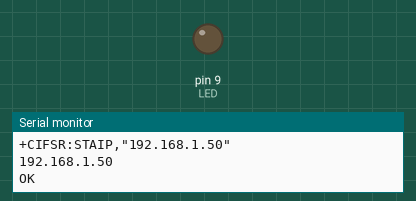
Recording of a sketch running on a simulated Arduino Uno, built with avr-gcc and run on an emulated ATmega328P. Parts: output pins drawn as LEDs (lit = HIGH), the last lines printed to the serial monitor. The modem accepts every AT command (registered, SIM ready, sends succeed) and sends nothing else.

Above: at 1.1 s.
At 2.2 s:
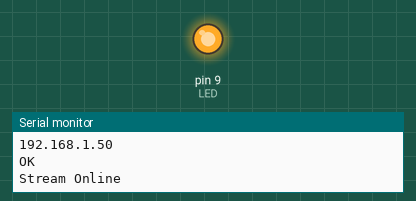
Timing chart, 0 to 3.7 s (numbered marks = the images above):
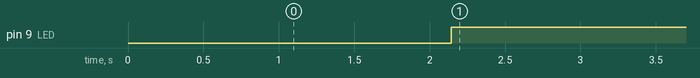

The sketch:

P22_ThinkSpeakTwitch.ino
```cpp
/*
Thingspeak - Twitch
Cange SSID and PASSWORD and ThingHTTP
*/

#define SSID "[Your SSID]"
#define PASSWORD "[Your Password]"

#define ThingHTTP "[Your Key]"

#define LED 9

#define LED_WLAN 13

#define DEBUG true

#include <SoftwareSerial.h>
SoftwareSerial esp8266(11, 12); // RX, TX

const byte thingPost[] PROGMEM = {
  "POST *URL* HTTP/1.1\nHost: api.thingspeak.com\nConnection: close\nContent-Type: application/x-www-form-urlencoded\nContent-Length: *LEN*\n\n*APPEND*\n\0"
};


void setup() {
  Serial.begin(19200);
  esp8266.begin(19200);

  if (!espConfig()) serialDebug();
  else digitalWrite(LED_WLAN, HIGH);

  pinMode(LED, OUTPUT);
}

void loop() {
  int vOnline = getThingSpekaHttp("api.thingspeak.com", "/apps/thinghttp/send_request?api_key=" + String(ThingHTTP));

  if (vOnline > 0) debug("Stream Online");
  else debug("Stream Offline");

  digitalWrite(LED, vOnline);
  delay(60000);
}

int getThingSpekaHttp(String Host, String Subpage)
{
  boolean success = true;

  success &= sendCom("AT+CIPSTART=\"TCP\",\"" + Host + "\",80", "OK");
  String getRequest = "GET " + Subpage + " HTTP/1.1\r\nHost:" + Host + "\r\n";
  success &= sendCom("AT+CIPSEND=" + String(getRequest.length() + 2), ">");

  esp8266.println(getRequest);

  if (esp8266.find("+IPD"))
  {
    if (esp8266.find("\r\n\r\n"))
    {
      esp8266.parseInt();
      return esp8266.parseInt();
    }
  }
}

//-----------------------------------------ThingsSpeak Functions------------------------------------

boolean sendThingPost(String key, int value)
{
  boolean success = true;
  String  Host = "api.thingspeak.com";
  String msg = "field1=" + String(value);
  success &= sendCom("AT+CIPSTART=\"TCP\",\"" + Host + "\",80", "OK");

  String postRequest = createThingPost("/update", key, msg);

  if (sendCom("AT+CIPSEND=" + String(postRequest.length()), ">"))
  {
    esp8266.print(postRequest);
    esp8266.find("SEND OK");
    if (!esp8266.find("CLOSED")) success &= sendCom("AT+CIPCLOSE", "OK");
  }
  else
  {
    success = false;
  }
  return success;
}

String createThingPost(String url, String key, String msg)
{
  String xBuffer;

  for (int i = 0; i <= sizeof(thingPost); i++)
  {
    char myChar = pgm_read_byte_near(thingPost + i);
    xBuffer += myChar;
  }

  String append = "api_key=" + key + "&" + msg;
  xBuffer.replace("*URL*", url);
  xBuffer.replace("*LEN*", String( append.length()));
  xBuffer.replace("*APPEND*", append);

  return xBuffer;
}

String createThingGet(String url, String key)
{
  String xBuffer;

  for (int i = 0; i <= sizeof(thingPost); i++)
  {
    char myChar = pgm_read_byte_near(thingPost + i);
    xBuffer += myChar;
  }

  String append = "api_key=" + key;
  xBuffer.replace("POST", "GET");
  xBuffer.replace("*URL*", url);
  xBuffer.replace("*LEN*", String( append.length()));
  xBuffer.replace("*APPEND*", append);

  return xBuffer;
}

String createThingGet(String url, String key, String msg)
{
  String xBuffer;

  for (int i = 0; i <= sizeof(thingPost); i++)
  {
    char myChar = pgm_read_byte_near(thingPost + i);
    xBuffer += myChar;
  }

  String append = "api_key=" + key + "&" + msg;

  xBuffer.replace("POST", "GET");
  xBuffer.replace("*URL*", url);
  xBuffer.replace("*LEN*", String( append.length()));
  xBuffer.replace("*APPEND*", append);

  return xBuffer;
}

//-----------------------------------------Config ESP8266------------------------------------

boolean espConfig()
{
  boolean success = true;
  esp8266.setTimeout(5000);
  success &= sendCom("AT+RST", "ready");
  esp8266.setTimeout(1000);

  if (configStation(SSID, PASSWORD)) {
    success &= true;
    debug("WLAN Connected");
    debug("My IP is:");
    debug(sendCom("AT+CIFSR"));
  }
  else
  {
    success &= false;
  }
  //shorter Timeout for faster wrong UPD-Comands handling
  success &= sendCom("AT+CIPMUX=0", "OK");
  success &= sendCom("AT+CIPMODE=0", "OK");

  return success;
}

boolean configTCPServer()
{
  boolean success = true;

  success &= (sendCom("AT+CIPMUX=1", "OK"));
  success &= (sendCom("AT+CIPSERVER=1,80", "OK"));

  return success;

}

boolean configTCPClient()
{
  boolean success = true;

  success &= (sendCom("AT+CIPMUX=0", "OK"));
  //success &= (sendCom("AT+CIPSERVER=1,80", "OK"));

  return success;

}


boolean configStation(String vSSID, String vPASSWORT)
{
  boolean success = true;
  success &= (sendCom("AT+CWMODE=1", "OK"));
  esp8266.setTimeout(20000);
  success &= (sendCom("AT+CWJAP=\"" + String(vSSID) + "\",\"" + String(vPASSWORT) + "\"", "OK"));
  esp8266.setTimeout(1000);
  return success;
}

boolean configAP()
{
  boolean success = true;

  success &= (sendCom("AT+CWMODE=2", "OK"));
  success &= (sendCom("AT+CWSAP=\"NanoESP\",\"\",5,0", "OK"));

  return success;
}

boolean configUDP()
{
  boolean success = true;

  success &= (sendCom("AT+CIPMODE=0", "OK"));
  success &= (sendCom("AT+CIPMUX=0", "OK"));
  success &= sendCom("AT+CIPSTART=\"UDP\",\"192.168.255.255\",90,91,2", "OK"); //Importand Boradcast...Reconnect IP
  return success;
}


//-----------------------------------------------Controll ESP-----------------------------------------------------

boolean sendUDP(String Msg)
{
  boolean success = true;

  success &= sendCom("AT+CIPSEND=" + String(Msg.length() + 2), ">");    //+",\"192.168.4.2\",90", ">");
  if (success)
  {
    success &= sendCom(Msg, "OK");
  }
  return success;
}


boolean sendCom(String command, char respond[])
{
  esp8266.println(command);
  if (esp8266.findUntil(respond, "ERROR"))
  {
    return true;
  }
  else
  {
    debug("ESP SEND ERROR: " + command);
    return false;
  }
}

String sendCom(String command)
{
  esp8266.println(command);
  return esp8266.readString();
}


//-------------------------------------------------Debug Functions------------------------------------------------------
void serialDebug() {
  while (true)
  {
    if (esp8266.available())
      Serial.write(esp8266.read());
    if (Serial.available())
      esp8266.write(Serial.read());
  }
}

void debug(String Msg)
{
  if (DEBUG)
  {
    Serial.println(Msg);
  }
}
```

Measured:
- by itself, pin 9 (LED): LOW → HIGH at 2.1 s
